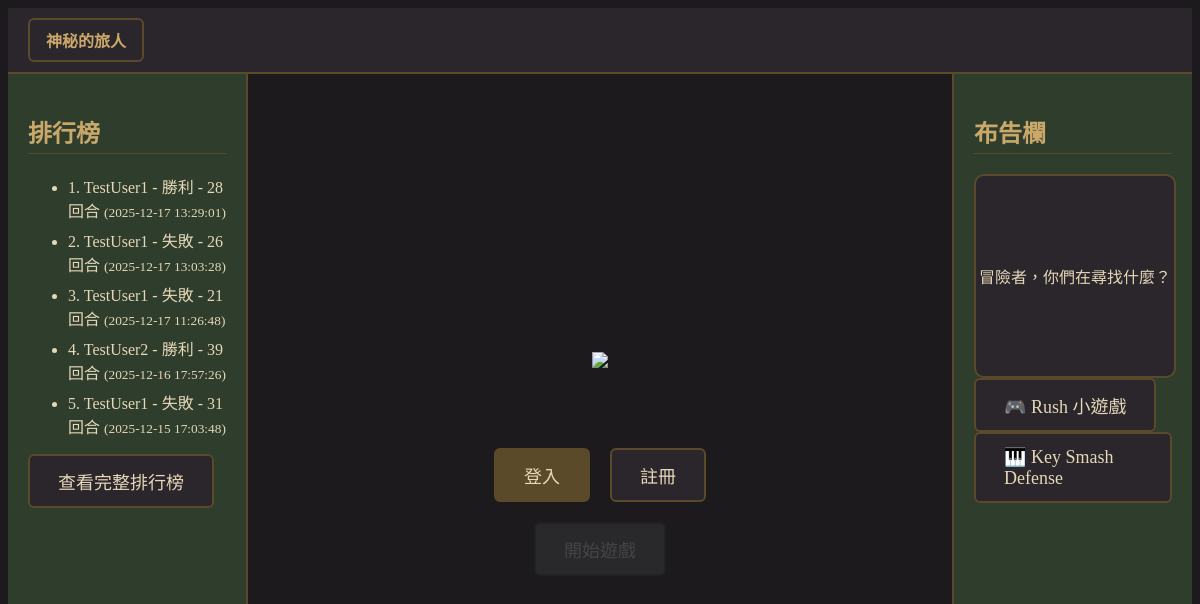
The page / on the database its author committed.
### tables this page shows
CREATE TABLE game_records (
            record_id  INTEGER PRIMARY KEY AUTOINCREMENT,
            username   TEXT NOT NULL,
            rounds     INTEGER NOT NULL CHECK (rounds >= 1),
            winner     TEXT NOT NULL CHECK (winner IN ('player','monster')),
            played_at  TEXT NOT NULL DEFAULT (datetime('now')),
            FOREIGN KEY (username) REFERENCES players(username) ON DELETE CASCADE
        );

### app.py (the view)
@app.route("/")
def home():
    con = get_db()
    try:
        recent_records = con.execute("""
            SELECT username, winner, rounds, played_at
            FROM game_records
            ORDER BY datetime(played_at) DESC
            LIMIT 5
        """).fetchall()
    finally:
        con.close()
    return render_template("home.html",
                           recent_records=recent_records,
                           logged_in=bool(session.get("player_id")),
                           username=session.get("username"))

### app.py (called while the page is built)
def get_db():
    con = sqlite3.connect(DB_PATH)
    con.row_factory = sqlite3.Row
    return con

### templates/home.html (shortened to what this page needs)
{% extends "base.html" %}
{% block content %}
<div class="layout-container">
  <aside class="side-panel left-panel">
    <h2>
      <a href="{{ url_for('leaderboard') }}" style="text-decoration: none; color:inherit;">
        排行榜
      </a>
    </h2>
    <ul>
      {% for r in recent_records %}
      <li>
        {{loop.index}}.
        {{r["username"]}}
        - {{"勝利" if r["winner"] == "player" else "失敗"}}
        - {{r["rounds"]}} 回合
        <small>({{r["played_at"]}})</small>
      </li>
      {% else %}
      <li>目前還沒有任何遊玩紀錄</li>
      {% endfor %}
    </ul>
    <a class="btn" href="{{ url_for('leaderboard') }}">查看完整排行榜</a>
  </aside>
  <main class="main-panel">
    <div class="hero">
      <div class="hero-image-placeholder">
        <img src="{{ url_for('static', filename='img/background.png') }}">
      </div>
    </div>
    <div class="home-buttons">
      {% if not session.get('player_id') %}
        <div class="button-row">
          <a class="btn btn-primary" href="{{ url_for('login_form') }}">登入</a>
          <a class="btn btn-secondary" href="{{ url_for('register_form') }}">註冊</a>
        </div>
        <button class="btn btn-disabled" disabled title="請先登入">開始遊戲</button>
      {% endif %}
    </div>
  </main>
  <aside class="side-panel right-panel">
    <h2>布告欄</h2>
    <div class="ad-box">
      冒險者，你們在尋找什麼？
    </div>
    <a class="btn" href="/minigame/rush">🎮 Rush 小遊戲</a>
    <a class="btn" href="{{ url_for('minigame_keys') }}">🎹 Key Smash Defense</a>
  </aside>
</div>
{% endblock %}

### static/app.css (style rules this page uses)
body { background: #1C1A1D; color: #E5D7B8; font-family: "Cinzel", "Noto Sans TC", serif; }
.layout-container { display: grid; grid-template-columns: 240px 1fr 240px; height: calc(100vh - 60px); }
.side-panel { background: #2F3E2C; padding: 20px; border-right: 2px solid #5A4A2A; overflow-y: auto; }
.right-panel { border-right: none; border-left: 2px solid #5A4A2A; }
.side-panel h2 { color: #C9A86A; border-bottom: 1px solid #5A4A2A; padding-bottom: 4px; }
.side-panel li { margin: 6px 0; }
.main-panel { display: flex; flex-direction: column; align-items: center; justify-content: center; }
.hero { display: flex; justify-content: center; align-items: center; padding: 40px 0; }
.hero-image-placeholder { max-width: 600px; width: 100%; height: auto; color: #C9A86A; font-size: 22px; text-align: center; display: flex; align-items: center; justify-content: center; margin-bottom: 40px; }
.hero-image-placeholder img { width: 100%; height: auto; display: block; }
.home-buttons { text-align: center; }
.button-row { display: flex; gap: 20px; margin-bottom: 20px; justify-content: center; }
.btn { padding: 12px 28px; border-radius: 6px; border: 2px solid #5A4A2A; background: #2A262B; color: #E5D7B8; cursor: pointer; text-decoration: none; font-size: 18px; transition: 0.25s; display: inline-block; }
.btn-primary { background: #5A4A2A; color: #E5D7B8; }
.btn-secondary { background: #2A262B; }
.btn-disabled { background: #3A3A3A; border-color: #2A2A2A; color: #777; }
.ad-box { width: 100%; height: 200px; background: #2A262B; border: 2px solid #5A4A2A; border-radius: 10px; display: flex; align-items: center; justify-content: center; }

### static/maingame.css (style rules this page uses)
.btn { transition: transform .08s ease, filter .15s ease, opacity .15s ease; }
.btn:disabled { opacity: .45; filter: grayscale(1); cursor: not-allowed; transform: none; }

### rows shown on the page
game_records: username "TestUser1", winner "勝利", rounds "28", played_at "2025-12-17 13:29:01"
game_records: username "TestUser1", winner "失敗", rounds "26", played_at "2025-12-17 13:03:28"
game_records: username "TestUser1", winner "失敗", rounds "21", played_at "2025-12-17 11:26:48"
game_records: username "TestUser2", winner "勝利", rounds "39", played_at "2025-12-16 17:57:26"
game_records: username "TestUser1", winner "失敗", rounds "31", played_at "2025-12-15 17:03:48"
